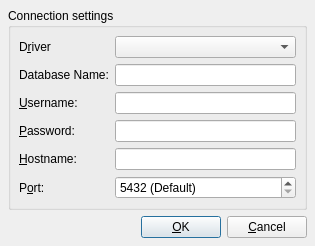
<?xml version="1.0" encoding="UTF-8"?>
<ui version="4.0">
 <class>QSqlConnectionDialogUi</class>
 <widget class="QDialog" name="QSqlConnectionDialogUi">
  <property name="geometry">
   <rect>
    <x>0</x>
    <y>0</y>
    <width>315</width>
    <height>228</height>
   </rect>
  </property>
  <property name="windowTitle">
   <string>Connect...</string>
  </property>
  <layout class="QVBoxLayout">
   <property name="spacing">
    <number>6</number>
   </property>
   <property name="leftMargin">
    <number>8</number>
   </property>
   <property name="topMargin">
    <number>8</number>
   </property>
   <property name="rightMargin">
    <number>8</number>
   </property>
   <property name="bottomMargin">
    <number>8</number>
   </property>
   <item>
    <widget class="QGroupBox" name="connGroupBox">
     <property name="title">
      <string>Connection settings</string>
     </property>
     <layout class="QGridLayout">
      <property name="leftMargin">
       <number>8</number>
      </property>
      <property name="topMargin">
       <number>8</number>
      </property>
      <property name="rightMargin">
       <number>8</number>
      </property>
      <property name="bottomMargin">
       <number>8</number>
      </property>
      <property name="spacing">
       <number>6</number>
      </property>
      <item row="0" column="1">
       <widget class="QComboBox" name="comboDriver"/>
      </item>
      <item row="2" column="0">
       <widget class="QLabel" name="textLabel4">
        <property name="text">
         <string>&amp;Username:</string>
        </property>
        <property name="buddy">
         <cstring>editUsername</cstring>
        </property>
       </widget>
      </item>
      <item row="0" column="0">
       <widget class="QLabel" name="textLabel2">
        <property name="text">
         <string>D&amp;river</string>
        </property>
        <property name="buddy">
         <cstring>comboDriver</cstring>
        </property>
       </widget>
      </item>
      <item row="1" column="1">
       <widget class="QLineEdit" name="editDatabase"/>
      </item>
      <item row="5" column="1">
       <widget class="QSpinBox" name="portSpinBox">
        <property name="specialValueText">
         <string>5432 (Default)</string>
        </property>
        <property name="minimum">
         <number>-1</number>
        </property>
        <property name="maximum">
         <number>65535</number>
        </property>
        <property name="value">
         <number>-1</number>
        </property>
       </widget>
      </item>
      <item row="1" column="0">
       <widget class="QLabel" name="textLabel3">
        <property name="text">
         <string>Database Name:</string>
        </property>
        <property name="buddy">
         <cstring>editDatabase</cstring>
        </property>
       </widget>
      </item>
      <item row="3" column="1">
       <widget class="QLineEdit" name="editPassword">
        <property name="echoMode">
         <enum>QLineEdit::Password</enum>
        </property>
       </widget>
      </item>
      <item row="2" column="1">
       <widget class="QLineEdit" name="editUsername"/>
      </item>
      <item row="4" column="1">
       <widget class="QLineEdit" name="editHostname"/>
      </item>
      <item row="4" column="0">
       <widget class="QLabel" name="textLabel5">
        <property name="text">
         <string>&amp;Hostname:</string>
        </property>
        <property name="buddy">
         <cstring>editHostname</cstring>
        </property>
       </widget>
      </item>
      <item row="5" column="0">
       <widget class="QLabel" name="textLabel5_2">
        <property name="text">
         <string>P&amp;ort:</string>
        </property>
        <property name="buddy">
         <cstring>portSpinBox</cstring>
        </property>
       </widget>
      </item>
      <item row="3" column="0">
       <widget class="QLabel" name="textLabel4_2">
        <property name="text">
         <string>&amp;Password:</string>
        </property>
        <property name="buddy">
         <cstring>editPassword</cstring>
        </property>
       </widget>
      </item>
     </layout>
    </widget>
   </item>
   <item>
    <layout class="QHBoxLayout">
     <property name="spacing">
      <number>6</number>
     </property>
     <property name="leftMargin">
      <number>0</number>
     </property>
     <property name="topMargin">
      <number>0</number>
     </property>
     <property name="rightMargin">
      <number>0</number>
     </property>
     <property name="bottomMargin">
      <number>0</number>
     </property>
     <item>
      <spacer>
       <property name="orientation">
        <enum>Qt::Horizontal</enum>
       </property>
       <property name="sizeType">
        <enum>QSizePolicy::Expanding</enum>
       </property>
       <property name="sizeHint" stdset="0">
        <size>
         <width>20</width>
         <height>20</height>
        </size>
       </property>
      </spacer>
     </item>
     <item>
      <widget class="QPushButton" name="okButton">
       <property name="text">
        <string>&amp;OK</string>
       </property>
       <property name="default">
        <bool>true</bool>
       </property>
      </widget>
     </item>
     <item>
      <widget class="QPushButton" name="cancelButton">
       <property name="text">
        <string>&amp;Cancel</string>
       </property>
      </widget>
     </item>
    </layout>
   </item>
  </layout>
 </widget>
 <tabstops>
  <tabstop>comboDriver</tabstop>
  <tabstop>editDatabase</tabstop>
  <tabstop>editUsername</tabstop>
  <tabstop>editPassword</tabstop>
  <tabstop>editHostname</tabstop>
  <tabstop>portSpinBox</tabstop>
  <tabstop>okButton</tabstop>
  <tabstop>cancelButton</tabstop>
 </tabstops>
 <resources/>
 <connections/>
</ui>
